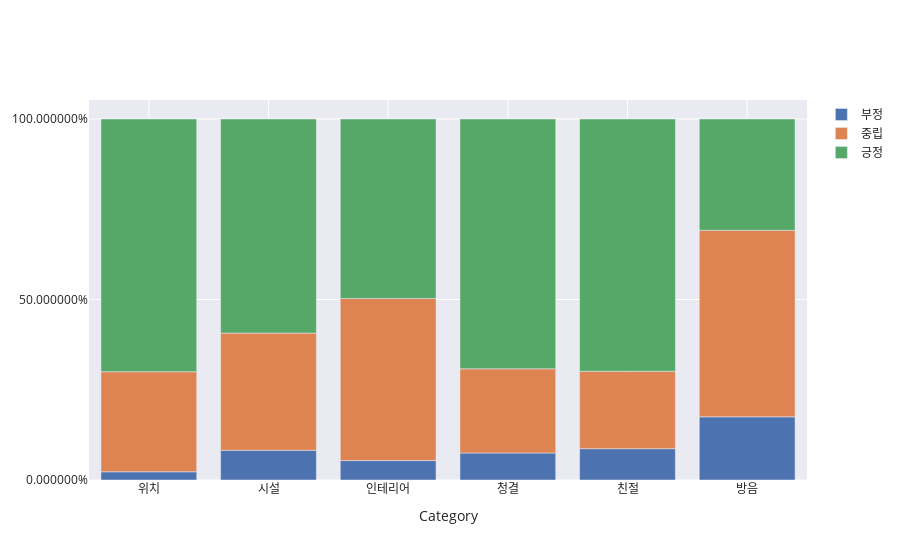

Notebook source saved alongside this figure:
### Markdown cell above
## 카테고리 별 attitude 비율

### Code cell
x = data['variable'].unique()
y0 = data[data['attitude']=="부정"]
y1 = data[data['attitude'] =="중립"]
y2 = data[data['attitude'] =="긍정"]
fig = go.Figure()

fig.add_trace(go.Bar(x=x, y = y0.rate, name = "부정"))
fig.add_trace(go.Bar(x=x, y = y1.rate, name = "중립"))
fig.add_trace(go.Bar(x=x, y = y2.rate, name = "긍정"))

fig.update_traces(hovertemplate = '카테고리: %{x} <br>비율: %{y}')
#fig.update_layout(xaxis_type = 'category')
#fig.update_yaxes(tickvals = [0, 20, 40, 60, 80, 100])
fig.update_yaxes(nticks = 5)
fig.update_xaxes(title = "Category")
fig.update_layout(yaxis_tickformat = '%',
                  barmode = 'relative',
                 hoverlabel = dict(font_size = 15),
                 template = 'seaborn') #stack으로 만들어짐


fig.write_html("카테고리 별 긍부정 비율.html")
fig.show()

### Figure 1 — Plotly figure (JSON) as saved in the notebook; plotly's stock layout.template omitted (floating-point values rounded to 4 significant figures)
{"data": [{"hovertemplate": "카테고리: %{x} <br>비율: %{y}", "name": "부정", "type": "bar", "x": ["위치", "시설", "인테리어", "청결", "친절", "방음"], "y": [0.02281, 0.08245, 0.05389, 0.07474, 0.08675, 0.175]}, {"hovertemplate": "카테고리: %{x} <br>비율: %{y}", "name": "중립", "type": "bar", "x": ["위치", "시설", "인테리어", "청결", "친절", "방음"], "y": [0.2772, 0.3245, 0.4491, 0.2332, 0.2145, 0.5167]}, {"hovertemplate": "카테고리: %{x} <br>비율: %{y}", "name": "긍정", "type": "bar", "x": ["위치", "시설", "인테리어", "청결", "친절", "방음"], "y": [0.7, 0.5931, 0.497, 0.692, 0.6988, 0.3083]}], "layout": {"barmode": "relative", "hoverlabel": {"font": {"size": 15}}, "xaxis": {"title": {"text": "Category"}}, "yaxis": {"nticks": 5, "tickformat": "%"}}}
